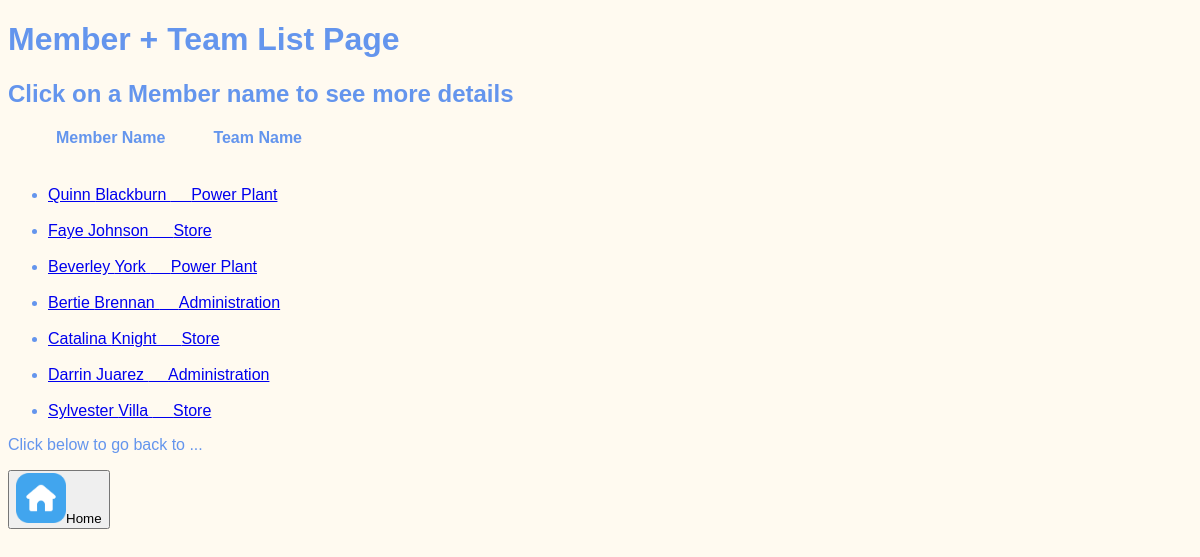
The page /tlpage on the database as committed earlier.
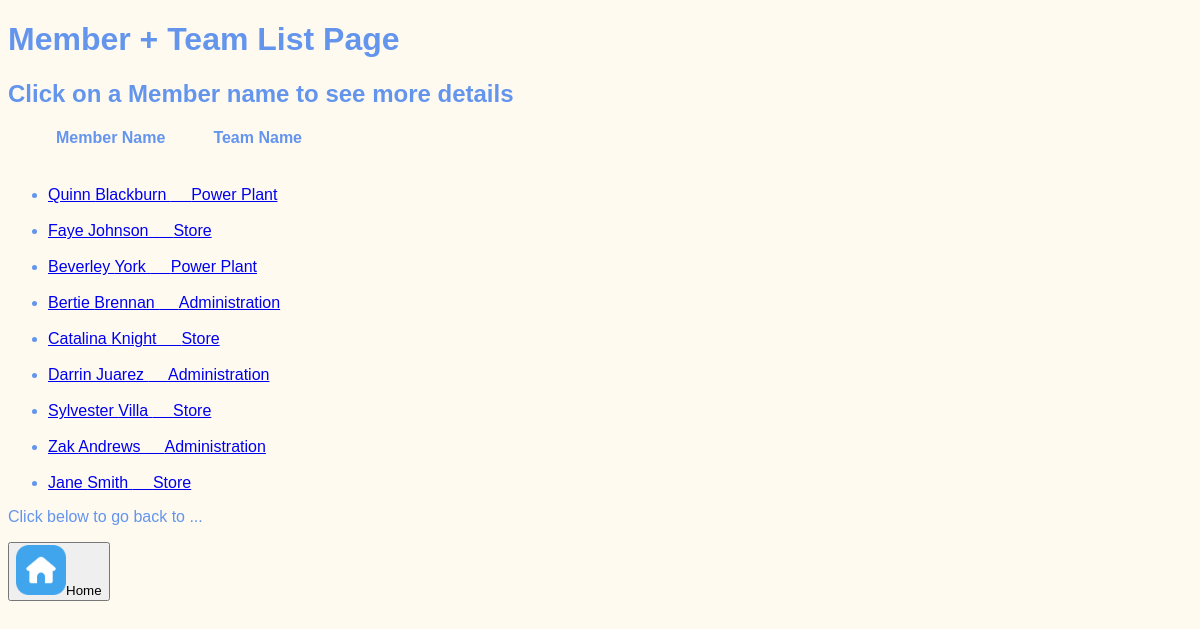
The same page on the database as committed later.
### category/models.py (models this page shows, shortened)
class Member(models.Model):
    first_name = models.CharField(max_length=15)
    last_name = models.CharField(max_length=15)
    employee_number = models.IntegerField()
    start_date = models.DateField()
    internal_phone = models.CharField(max_length=6)
    internal_email = models.EmailField(default="*_*@python-django.com")
    job_description = models.CharField(max_length=15)
    team = models.ForeignKey(Team, on_delete=models.CASCADE)
    role = models.ForeignKey(Role, on_delete=models.CASCADE)
    location = models.ForeignKey(Location, on_delete=models.CASCADE)
    gui_type = models.CharField(max_length=7, default="User")

class Team(models.Model):
    team_name = models.CharField(max_length=20)
    team_email = models.EmailField()
    team_manager = models.CharField(max_length=25)
    def __str__(self):
        return f"{self.team_name}"

### tpwebsite/views.py (the view)
# urls.py: path('tlpage', member_list_tl, name='teams_list_page_mem'),
def member_list_tl(request):
    return render(request, "category/members_list_tl.html",
                  {"memlist": Member.objects.all()})

### category/templates/category/members_list_tl.html (shortened to what this page needs)
{% extends "base.html" %}
{% load static %}
{% block content %}
    <h1>Member + Team List Page</h1>
    <h2>Click on a Member name to see more details</h2>
    <h4>&emsp;&emsp;&emsp;Member Name&emsp;&emsp;&emsp;Team Name</h4>
    <ul>
      {% for member in memlist %} <br>
        <li>
          <a href="{% url 'memberdettl' member.id %}">
            {{ member.first_name }} {{ member.last_name }} &emsp; {{ member.team}}
          </a>
        </li>
      {% endfor %}
    </ul>
  <p>Click below to go back to ...</p>
  <p>
    <a href="{% url 'landing_page' %}"><button><img src="{% static 'tpwebsite/Home.png' %}" width="50px" height="50px">Home</button></a>
  </p>
{% endblock %}

Rows that differ between the two databases and show on the page:
added Member: first_name "Zak", last_name "Andrews", team "Administration"
added Member: first_name "Jane", last_name "Smith", team "Store"
